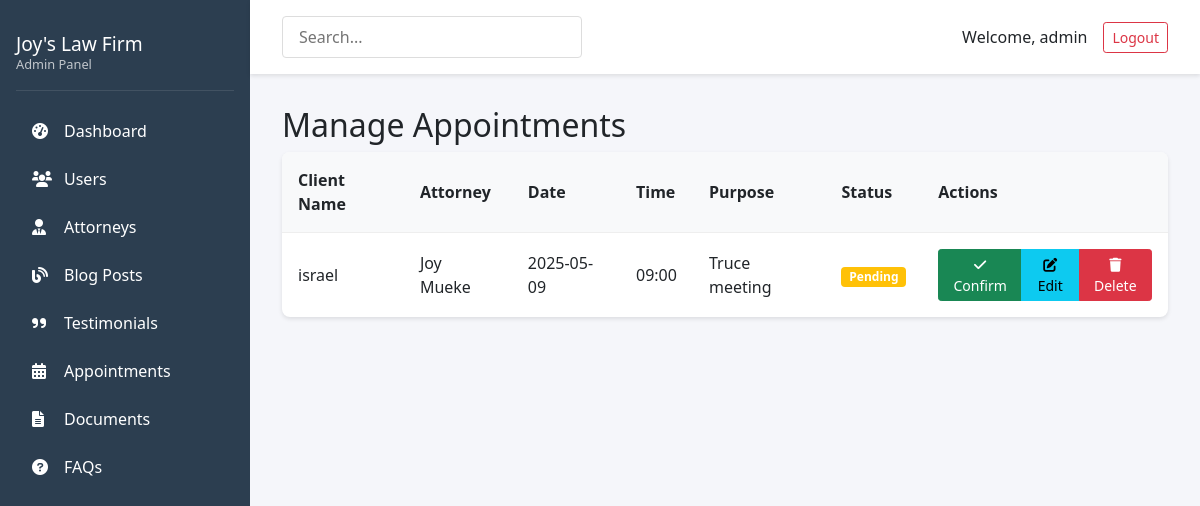
/admin/appointments (signed in), run on the app's committed database.
### app/models.py (models this page shows, shortened)
class User(db.Model, UserMixin):
    id = db.Column(db.Integer, primary_key=True)
    username = db.Column(db.String(64), unique=True, nullable=False)
    email = db.Column(db.String(120), unique=True, nullable=False)
    password_hash = db.Column(db.String(128))
    role = db.Column(db.String(20), default='client')  # client, attorney, admin
    is_admin = db.Column(db.Boolean, default=False)
    created_at = db.Column(db.DateTime, default=datetime.utcnow)
    client = db.relationship('Client', backref='user', uselist=False, cascade="all, delete-orphan")
    attorney = db.relationship('Attorney', backref='user', uselist=False, cascade="all, delete-orphan")
    documents = db.relationship('Document', backref='uploader', lazy='dynamic',
                               foreign_keys='Document.uploaded_by')
    blog_posts = db.relationship('BlogPost', backref='author', lazy='dynamic')

class Appointment(db.Model):
    id = db.Column(db.Integer, primary_key=True)
    client_id = db.Column(db.Integer, db.ForeignKey('client.id'), nullable=True)
    attorney_id = db.Column(db.Integer, db.ForeignKey('attorney.id'), nullable=True)
    date = db.Column(db.Date, nullable=False)
    time = db.Column(db.Time, nullable=False)
    purpose = db.Column(db.Text)
    status = db.Column(db.String(20), default='pending')  # pending, confirmed, cancelled, completed
    created_at = db.Column(db.DateTime, default=datetime.utcnow)

class Client(db.Model):
    id = db.Column(db.Integer, primary_key=True)
    user_id = db.Column(db.Integer, db.ForeignKey('user.id'), nullable=False)
    full_name = db.Column(db.String(100))
    phone = db.Column(db.String(20))
    address = db.Column(db.String(200))
    appointments = db.relationship('Appointment', backref='client', lazy='dynamic')
    documents = db.relationship('Document', backref='client', lazy='dynamic',
                               foreign_keys='Document.client_id')
    cases = db.relationship('Case', backref='client', lazy='dynamic')

class Attorney(db.Model):
    id = db.Column(db.Integer, primary_key=True)
    user_id = db.Column(db.Integer, db.ForeignKey('user.id'), nullable=True)
    name = db.Column(db.String(100), nullable=False)
    title = db.Column(db.String(100))
    bio = db.Column(db.Text)
    education = db.Column(db.Text)
    experience = db.Column(db.Text)
    specializations = db.Column(db.Text)
    email = db.Column(db.String(120))
    phone = db.Column(db.String(20))
    linkedin = db.Column(db.String(200))
    twitter = db.Column(db.String(200))
    photo = db.Column(db.String(200))
    video = db.Column(db.String(200))
    appointments = db.relationship('Appointment', backref='attorney', lazy='dynamic')

### app/routes/admin.py (the view)
    @login_required
    def decorated_function(*args, **kwargs):
        if not current_user.is_admin:
            flash('You do not have permission to access this page.', 'danger')
            return redirect(url_for('main.index'))
        return f(*args, **kwargs)

### app/models.py (called while the page is built)
@login_manager.user_loader
def load_user(user_id):
    return User.query.get(int(user_id))

### app/routes/admin.py (called while the page is built)
def admin_required(f):
    @login_required
    def decorated_function(*args, **kwargs):
        if not current_user.is_admin:
            flash('You do not have permission to access this page.', 'danger')
            return redirect(url_for('main.index'))
        return f(*args, **kwargs)
    decorated_function.__name__ = f.__name__
    return decorated_function

@admin.route('/appointments')
@admin_required
def appointments():
    appointments = Appointment.query.order_by(Appointment.date.desc()).all()
    return render_template('admin/appointments.html', appointments=appointments)

### app/templates/admin/appointments.html (shortened to what this page needs)
{% extends "admin/base.html" %}
{% block content %}
<div class="page-header">
    <h2>Manage Appointments</h2>
</div>
<div class="admin-table-wrapper">
    <table class="admin-table">
        <thead>
            <tr>
                <th>Client Name</th>
                <th>Attorney</th>
                <th>Date</th>
                <th>Time</th>
                <th>Purpose</th>
                <th>Status</th>
                <th>Actions</th>
            </tr>
        </thead>
        <tbody>
            {% for appointment in appointments %}
            <tr>
                <td>{{ appointment.client.full_name if appointment.client else 'N/A' }}</td>
                <td>{{ appointment.attorney.name if appointment.attorney else 'N/A' }}</td>
                <td>{{ appointment.date.strftime('%Y-%m-%d') }}</td>
                <td>{{ appointment.time.strftime('%H:%M') }}</td>
                <td>{{ appointment.purpose }}</td>
                <td>
                    <span class="badge bg-{{ 'success' if appointment.status == 'confirmed'
                        else 'warning' if appointment.status == 'pending'
                        else 'danger' }}">
                        {{ appointment.status.title() }}
                    </span>
                </td>
                <td>
                    <div class="btn-group">
                        {% if appointment.status == 'pending' %}
                        <a href="{{ url_for('admin.confirm_appointment', id=appointment.id) }}"
                           class="btn btn-sm btn-success">
                            <i class="fas fa-check"></i> Confirm
                        </a>
                        {% endif %}
                        <a href="{{ url_for('admin.update_appointment', id=appointment.id) }}"
                           class="btn btn-sm btn-info">
                            <i class="fas fa-edit"></i> Edit
                        </a>
                        <a href="{{ url_for('admin.delete_appointment', id=appointment.id) }}"
                           class="btn btn-sm btn-danger delete-confirm">
                            <i class="fas fa-trash"></i> Delete
                        </a>
                    </div>
                </td>
            </tr>
            {% endfor %}
        </tbody>
    </table>
</div>
{% endblock %}

### app/templates/admin/base.html (shortened to what this page needs)
<!DOCTYPE html>
<html lang="en">
<head>
    <link rel="stylesheet" href="https://cdnjs.cloudflare.com/ajax/libs/font-awesome/6.0.0/css/all.min.css">
    <link href="https://cdn.jsdelivr.net/npm/bootstrap@5.1.3/dist/css/bootstrap.min.css" rel="stylesheet">
    <link rel="stylesheet" href="{{ url_for('static', filename='css/admin.css') }}">
</head>
<body>
    <div class="admin-layout">
        <nav class="admin-sidebar">
            <div class="sidebar-header">
                <h3>Joy's Law Firm</h3>
                <p>Admin Panel</p>
            </div>
            <ul class="sidebar-nav">
                <li><a href="{{ url_for('admin.dashboard') }}"><i class="fas fa-tachometer-alt"></i> Dashboard</a></li>
                <li><a href="{{ url_for('admin.users') }}"><i class="fas fa-users"></i> Users</a></li>
                <li><a href="{{ url_for('admin.attorneys') }}"><i class="fas fa-user-tie"></i> Attorneys</a></li>
                <li><a href="{{ url_for('admin.blog') }}"><i class="fas fa-blog"></i> Blog Posts</a></li>
                <li><a href="{{ url_for('admin.testimonials') }}"><i class="fas fa-quote-right"></i> Testimonials</a></li>
                <li><a href="{{ url_for('admin.appointments') }}"><i class="fas fa-calendar-alt"></i> Appointments</a></li>
                <li><a href="{{ url_for('admin.documents') }}"><i class="fas fa-file-alt"></i> Documents</a></li>
                <li><a href="{{ url_for('admin.faqs') }}"><i class="fas fa-question-circle"></i> FAQs</a></li>
            </ul>
        </nav>
        <div class="admin-main">
            <header class="admin-header">
                <div class="header-search">
                    <input type="text" placeholder="Search...">
                </div>
                <div class="header-user">
                    <span>Welcome, {{ current_user.username }}</span>
                    <a href="{{ url_for('auth.logout') }}" class="btn btn-outline-danger btn-sm">Logout</a>
                </div>
            </header>
            <main class="admin-content">
                {% block content %}{% endblock %}
            </main>
        </div>
    </div>
</body>
</html>

### app/static/css/admin.css (style rules this page uses)
.admin-layout { display: flex; min-height: 100vh; }
.admin-sidebar { width: 250px; background: #2c3e50; color: white; padding: 1rem; }
.sidebar-header { padding: 1rem 0; border-bottom: 1px solid rgba(255,255,255,0.1); margin-bottom: 1rem; }
.sidebar-header h3 { margin: 0; font-size: 1.2rem; }
.sidebar-header p { margin: 0; font-size: 0.8rem; opacity: 0.7; }
.sidebar-nav { list-style: none; padding: 0; }
.sidebar-nav li a { display: flex; align-items: center; padding: 0.75rem 1rem; color: white; text-decoration: none; transition: all 0.3s; }
.sidebar-nav li a i { margin-right: 0.75rem; width: 20px; }
.admin-main { flex: 1; background: #f5f6fa; }
.admin-header { background: white; padding: 1rem 2rem; display: flex; justify-content: space-between; align-items: center; box-shadow: 0 2px 4px rgba(0,0,0,0.1); }
.header-search input { padding: 0.5rem 1rem; border: 1px solid #ddd; border-radius: 4px; width: 300px; }
.header-user { display: flex; align-items: center; gap: 1rem; }
.admin-content { padding: 2rem; }
.admin-table { width: 100%; background: white; border-radius: 8px; overflow: hidden; box-shadow: 0 2px 4px rgba(0,0,0,0.1); }
.admin-table th { background: #f8f9fa; padding: 1rem; font-weight: 600; }
.admin-table td { padding: 1rem; border-top: 1px solid #eee; }

### data on the page
User: username "admin"
Appointment: client "israel", attorney "Joy Mueke", date "2025-05-09", time "09:00", purpose "Truce meeting", status "Pending"
